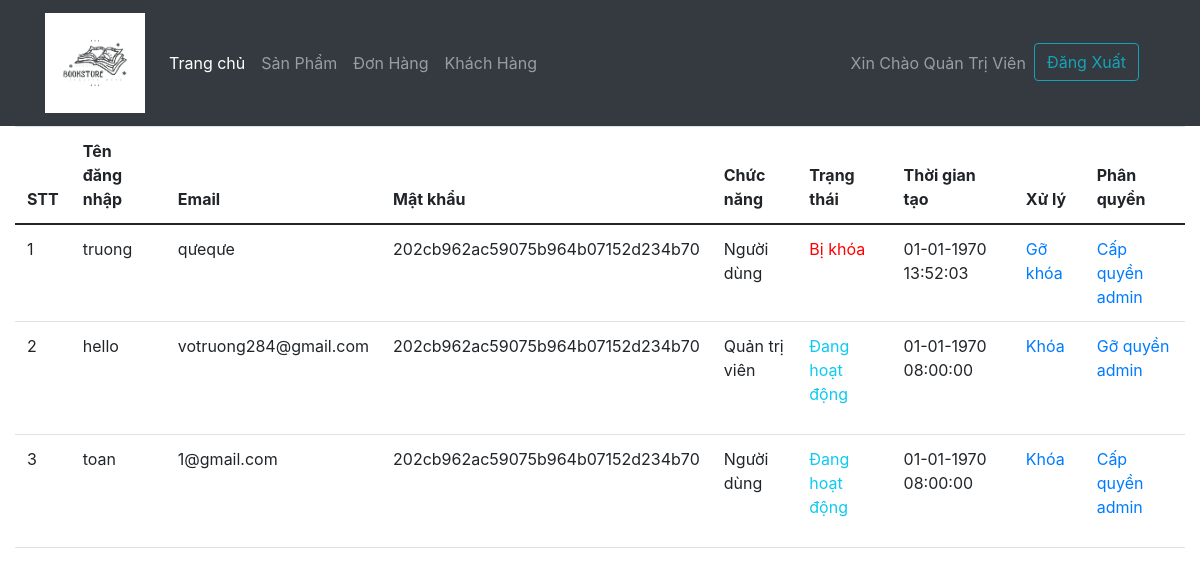
Page /admin/quanlyuser.php (signed in) on the committed database.
### tables this page shows
CREATE TABLE `user` (
  `id` int(11) NOT NULL,
  `username` varchar(40) NOT NULL,
  `email` varchar(40) NOT NULL,
  `passworduser` varchar(50) NOT NULL,
  `status` tinyint(4) NOT NULL DEFAULT 1,
  `status_admin` tinyint(4) NOT NULL,
  `create_time` int(11) DEFAULT NULL
);

### admin/quanlyuser.php (the view, shortened to what this page needs)
<!DOCTYPE html>
<html lang="en">
<head>
    <link rel="stylesheet" type="text/css" href="../css/bootstrap.css">
    <link rel="stylesheet" href="../css/admin.css">
    <link rel="stylesheet" href="../font-awesome/css/all.css">
    <link rel="stylesheet" href="https://maxcdn.bootstrapcdn.com/bootstrap/4.5.2/css/bootstrap.min.css">
</head>
<body>
    <?php
    include '../connect_db.php';
    $sql_query = mysqli_query($con, "SELECT * FROM user");
    ?>
    <div class="menu">
        <nav class="navbar navbar-expand-lg navbar-dark bg-dark">
            <div class="container">
                <a class="navbar-brand" href="#"><img src="../image/logo.png" alt="..." width="100px"></a>
                <div class="collapse navbar-collapse" id="navbarSupportedContent">
                    <ul class="navbar-nav me-auto mb-2 mb-lg-0">
                        <li class="nav-item">
                            <a class="nav-link active" aria-current="page" href="../index.php">Trang chủ</a>
                        </li>
                        <li class="nav-item">
                            <a class="nav-link" href="../admin.php" onclick="listsanpham();">Sản Phẩm</a>
                        </li>
                        <li class="nav-item">
                            <a class="nav-link" href="./donhang.php" onclick="listdonhang()" ;>Đơn Hàng</a>
                        </li>
                        <li class="nav-item">
                            <a class="nav-link" href="./quanlyuser.php" onclick="listkhachhang();">Khách Hàng</a>
                        </li>
                    </ul>
                    <ul class="navbar-nav px-3">
                        <li class="nav-item text-nowrap">
                            <a class="nav-link" href="">Xin Chào Quản Trị Viên</a>
                        </li>
                        <li class="nav-item text-nowrap">
                            <a type="button" class="btn btn-outline-info btn-md btn-rounded btn-navbar waves-effect waves-light" href="../dangxuat.php">Đăng Xuất</a>
                        </li>
                    </ul>
                </div>
            </div>
        </nav>
    </div>
    <div class="container-fluid">
        <table class="table">
            <thead>
                <tr>
                    <th scope="col">STT</th>
                    <th scope="col">Tên đăng nhập</th>
                    <th scope="col">Email</th>
                    <th scope="col">Mật khẩu</th>
                    <th scope="col">Chức năng</th>
                    <th scope="col">Trạng thái</th>
                    <th scope="col">Thời gian tạo</th>
                    <th scope="col">Xử lý</th>
                    <th scope="col">Phân quyền</th>
                </tr>
            </thead>
            <tbody>
                <?php
                $i = 1;
                while ($row = mysqli_fetch_assoc($sql_query)) { ?>
                    <tr>
                        <td><?= $i++; ?></td>
                        <td><?php echo $row['username']; ?></td>
                        <td><?php echo $row['email']; ?></td>
                        <td><?php echo $row['passworduser']; ?></td>
                        <?php $status_admin = $row['status_admin'];
                        if ($status_admin == 0) {
                            $admin = "<p>Người dùng</p>";
                        } else {
                            $admin = "<p>Quản trị viên</p>";
                        }
                        echo "<td>" . $admin . " </td>"; ?>
                        <?php $status = $row['status'];
                        if ($status == 0) {
                            $strStatus = '<p style="color : #0dcaf0" >Đang hoạt động</p>';
                        } else {
                            $strStatus = '<p style="color : red" >Bị khóa</p>';
                        }
                        echo "<td>" . $strStatus . " </td>"; ?>
                        <td><?php echo date("d-m-Y H:i:s ", $row['create_time']); ?></td>
                        <?php
                        if ($status == 0) {
                            $active = "<a href=activeuser.php?id=" . $row['id'] . ">Khóa</a>";
                        } else {
                            $active = "<a href=blockuser.php?id=" . $row['id'] . ">Gỡ khóa</a>";
                        }
                        echo "<td>" . $active . "</td>";
                        ?>
                        <?php
                        if ($status_admin == 0) {
                            $active = "<a href=capquyenadmin.php?id=" . $row['id'] . ">Cấp quyền admin</a>";
                        } else {
                            $active = "<a href=goquyenadmin.php?id=" . $row['id'] . ">Gỡ quyền admin</a>";
                        }
                        echo "<td>" . $active . "</td>";
                        ?>
                    </tr>
                <?php    } ?>
            </tbody>
        </table>
    </div>
</body>
</html>

### rows in the picture
user: username "truong", email "qưeqưe", passworduser "202cb962ac59075b964b07152d234b70", status_admin "Người dùng", status "Bị khóa", create_time "01-01-1970 13:52:03"
user: username "hello", email "votruong284@gmail.com", passworduser "202cb962ac59075b964b07152d234b70", status_admin "Quản trị viên", status "Đang hoạt động", create_time "01-01-1970 08:00:00"
user: username "toan", email "1@gmail.com", passworduser "202cb962ac59075b964b07152d234b70", status_admin "Người dùng", status "Đang hoạt động", create_time "01-01-1970 08:00:00"
